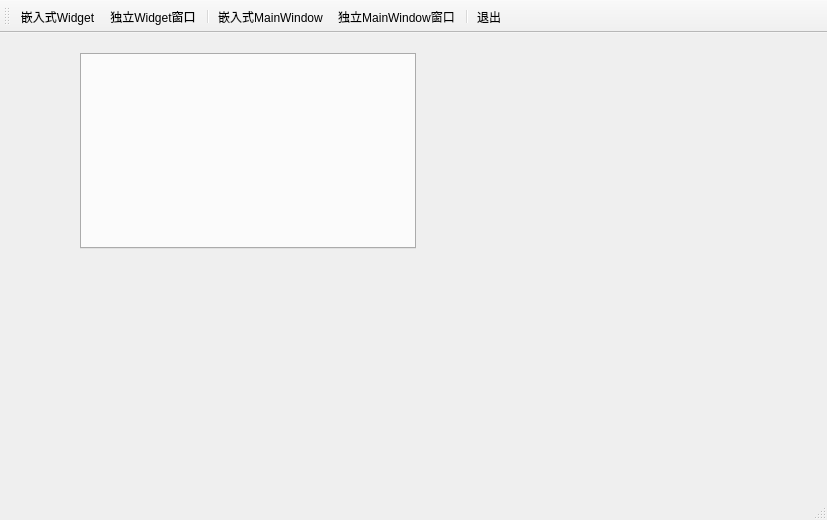
<?xml version="1.0" encoding="UTF-8"?>
<ui version="4.0">
 <class>QWMainWindow</class>
 <widget class="QMainWindow" name="QWMainWindow">
  <property name="geometry">
   <rect>
    <x>0</x>
    <y>0</y>
    <width>827</width>
    <height>520</height>
   </rect>
  </property>
  <property name="windowTitle">
   <string>多窗口应用程序</string>
  </property>
  <widget class="QWidget" name="centralWidget">
   <widget class="QTabWidget" name="tabWidget">
    <property name="geometry">
     <rect>
      <x>80</x>
      <y>20</y>
      <width>336</width>
      <height>196</height>
     </rect>
    </property>
    <property name="currentIndex">
     <number>-1</number>
    </property>
    <property name="documentMode">
     <bool>false</bool>
    </property>
    <property name="tabsClosable">
     <bool>true</bool>
    </property>
   </widget>
  </widget>
  <widget class="QMenuBar" name="menuBar">
   <property name="geometry">
    <rect>
     <x>0</x>
     <y>0</y>
     <width>827</width>
     <height>23</height>
    </rect>
   </property>
  </widget>
  <widget class="QToolBar" name="mainToolBar">
   <property name="autoFillBackground">
    <bool>false</bool>
   </property>
   <property name="toolButtonStyle">
    <enum>Qt::ToolButtonTextUnderIcon</enum>
   </property>
   <attribute name="toolBarArea">
    <enum>TopToolBarArea</enum>
   </attribute>
   <attribute name="toolBarBreak">
    <bool>false</bool>
   </attribute>
   <addaction name="actWidgetInsite"/>
   <addaction name="actWidget"/>
   <addaction name="separator"/>
   <addaction name="actWindowInsite"/>
   <addaction name="actWindow"/>
   <addaction name="separator"/>
   <addaction name="actQuit"/>
  </widget>
  <widget class="QStatusBar" name="statusBar"/>
  <action name="actWindowInsite">
   <property name="icon">
    <iconset resource="res.qrc">
     <normaloff>:/images/images/2.ico</normaloff>:/images/images/2.ico</iconset>
   </property>
   <property name="text">
    <string>嵌入式MainWindow</string>
   </property>
   <property name="toolTip">
    <string>嵌入式MainWindow</string>
   </property>
  </action>
  <action name="actWidgetInsite">
   <property name="icon">
    <iconset resource="res.qrc">
     <normaloff>:/images/images/100.bmp</normaloff>:/images/images/100.bmp</iconset>
   </property>
   <property name="text">
    <string>嵌入式Widget</string>
   </property>
   <property name="toolTip">
    <string>Widget嵌入式窗体</string>
   </property>
  </action>
  <action name="actQuit">
   <property name="icon">
    <iconset resource="res.qrc">
     <normaloff>:/images/images/132.bmp</normaloff>:/images/images/132.bmp</iconset>
   </property>
   <property name="text">
    <string>退出</string>
   </property>
   <property name="toolTip">
    <string>退出本系统</string>
   </property>
  </action>
  <action name="actDoc_Open">
   <property name="icon">
    <iconset resource="res.qrc">
     <normaloff>:/images/images/122.bmp</normaloff>:/images/images/122.bmp</iconset>
   </property>
   <property name="text">
    <string>打开文档</string>
   </property>
   <property name="toolTip">
    <string>打开文档</string>
   </property>
  </action>
  <action name="actWindow">
   <property name="icon">
    <iconset resource="res.qrc">
     <normaloff>:/images/images/3.ico</normaloff>:/images/images/3.ico</iconset>
   </property>
   <property name="text">
    <string>独立MainWindow窗口</string>
   </property>
   <property name="toolTip">
    <string>独立MainWindow窗口</string>
   </property>
  </action>
  <action name="actWidget">
   <property name="icon">
    <iconset resource="res.qrc">
     <normaloff>:/images/images/804.bmp</normaloff>:/images/images/804.bmp</iconset>
   </property>
   <property name="text">
    <string>独立Widget窗口</string>
   </property>
   <property name="toolTip">
    <string>新建Widget独立窗口</string>
   </property>
  </action>
 </widget>
 <layoutdefault spacing="6" margin="11"/>
 <resources>
  <include location="res.qrc"/>
 </resources>
 <connections>
  <connection>
   <sender>actQuit</sender>
   <signal>triggered()</signal>
   <receiver>QWMainWindow</receiver>
   <slot>close()</slot>
   <hints>
    <hint type="sourcelabel">
     <x>-1</x>
     <y>-1</y>
    </hint>
    <hint type="destinationlabel">
     <x>373</x>
     <y>235</y>
    </hint>
   </hints>
  </connection>
 </connections>
</ui>
